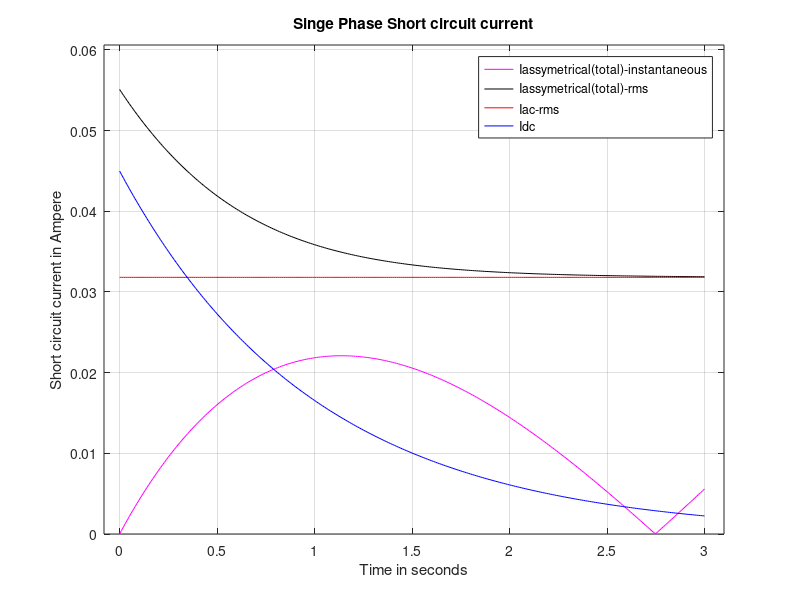

Write MATLAB code to recreate this figure.
%% This script reprents a Short circuit current calculation of an unloaded single phase generator.

% The Generator is modeled as a voltage source and a
% series RL branch which represents the internal parameters of the
% Generator

%% Brief explanation of the Single Phase short circuit calculation: 

% The total fault current also known as the Asymmetrical fault current is
% composed of two components: The Ac fault current also named as
% symmetrical current or steady-state fault current + the dc offset current
% which decays exponentially with time constant taw
% In this script, we assume Maximum Dc offset which represents the worst
% case.

%% The inputs to the function are:
% V which is the Rms voltage in Volts
% L is the internal inductance in Henry
% R is the internal resistance in ohm
% f is the operating frequency in Hertz

V = input('Please enter the Rms voltage in Volt: ');
L = input('Please enter the internal inductance in Henry: ');
R = input('Please enter the internal Resistance in ohm: ');
f = input('Please enter the operating frequency in Hertz: ');

%% Example (Typical input problems)
% A bolted short circuit occurs in a single phase generator with the maximum dc offset :
% V =20 kV, L = 0.0212 H, R = 0.8 Ω , F = 60 Hz.

% In this case, the inputs to the function are :

% V = 20000;
% L = 0.0212;
% R = 0.8;
% F = 60 ;
%--------------------------------------------------------------------------------------------------------

% Done by Ibrahim Al-Salloum (Electrical power and machines engineer)
% if you have any other specification that you want to add to this project,
% i would be glad to do it, send me a Message on WhatsApp on: +96176537146
% or via email: ibrahimmsalloum12@gmail.com

% -----------------------------------------------------------------------------------------------------
t = 0:0.01:3; % You can change the time limit 
              % number whenever you want, just change the 
              % time end value ( 3 in this
              % example)

w = 2*pi*f;
X = L*w;
taw = L/R;
Iac_rms = V/sqrt(X^2+R^2);

Ish = zeros(1,length(t));
Irms = zeros(1,length(t));
Idc = zeros(1,length(t));
for i= 1:length(t)
    Ish(i) = abs(sqrt(2) * Iac_rms * sind(w*t(i)-180/2) - sqrt(2) * Iac_rms * sind(-180/2) * exp(-t(i)/taw)) ;
    Idc(i) = sqrt(2) * Iac_rms * exp(-t(i)/taw);
    Irms(i) = sqrt(Iac_rms^2 + Idc(i)^2);
end
Iac_rms = Iac_rms *ones(1,length(t));
plot(t,Ish,'m')
hold on
plot(t,Irms,'k')
plot(t,Iac_rms,'r')
plot(t,Idc,'b')
pause(0.1)
yy = Irms(1) + Irms(1)/10;
xx = t(end) + 0.1;
axis([-0.08 xx 0 yy])
xlabel('Time in seconds')
ylabel('Short circuit current in Ampere')
title('Singe Phase Short circuit current')
legend('Iassymetrical(total)-instantaneous','Iassymetrical(total)-rms','Iac-rms','Idc')
grid on
hold off









    

